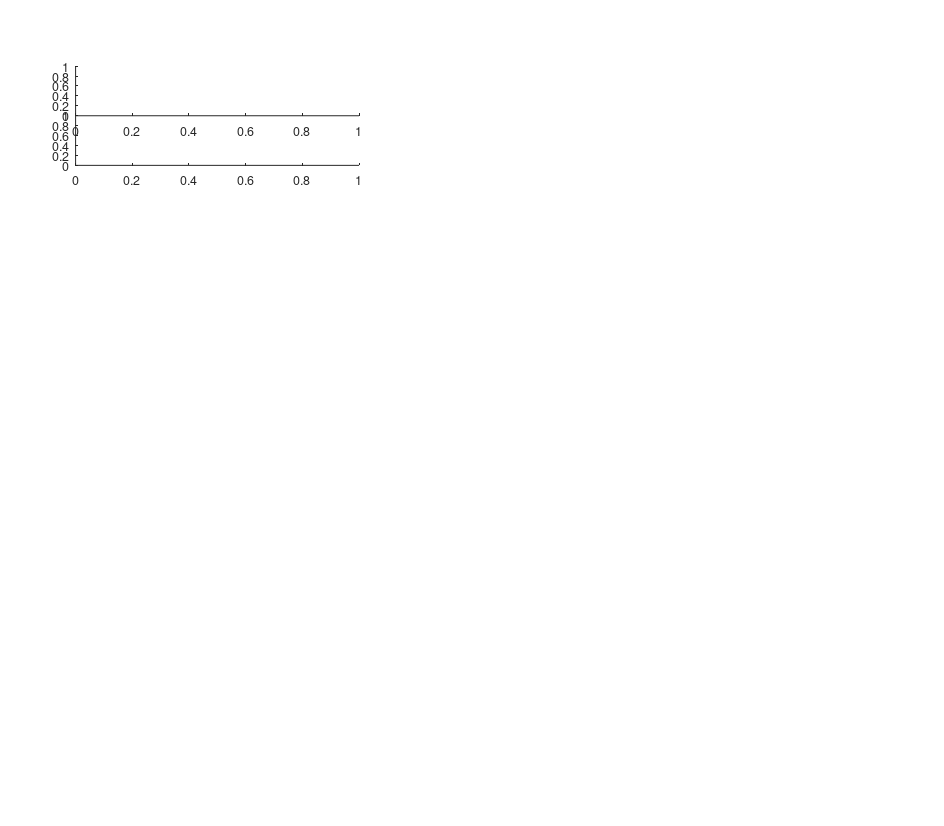

This chart was generated by the following MATLAB code: (Note: this script raises an error after producing the figure.)

% plot imporatnat statistics for cross-overs analysis
close all
clear
clc
cells_num_dir=[296,2];
%% structs' parameters

CO_solo_structs_folder = 'D:\Ayelet\2bat_proj\Analysis\new_code\analysis_structs\co_solo_initial_analysis\';
files = dir(CO_solo_structs_folder);
behavior_struct_names = {files.name};
co_shuffle_structs_folder = 'D:\Ayelet\2bat_proj\Analysis\new_code\analysis_structs\co_shuffling_struct\';
files = dir(co_shuffle_structs_folder);
co_shuffle_struct_names = {files.name};


%% figure parameters

spike_colors = {[1  0 1],[1  0 1],[.95 .95 .95]};
solo_colors = {[0 0 0],[0 0 0]};
FR_colors = {[1 1 1],[1 1 1]};%
coherence_colors = {[1 .5 0],[.8 0 .6]};
tunnel_limits = [0 130];
sig_bkg_color = [.8 .95 1];
lwidth = 3;
alpha = .05;


%% open figure

figure('units','normalized','outerposition',[0 0 1 1])
paper_size = [24 21]; % ~A4 size
set(gcf,'DefaultAxesFontSize',9);
set(gcf,'DefaultAxesFontName','helvetica');
set(gcf,'PaperUnits','centimeters','PaperPosition',[0 0 paper_size]);
set(gcf,'PaperOrientation','landscape');
set(gcf,'Units','centimeters','Position',get(gcf,'paperPosition')+[1 1 0 0]); % position on screen...
set(gcf, 'Renderer', 'opengl');

fsize = 14;

horizontal_dis=0.24;
x_rater(1)=0.08;
x_rater(2)=x_rater(1)+horizontal_dis;
x_rater(3)=x_rater(2)+horizontal_dis;
x_rater(4)=x_rater(3)+horizontal_dis;
x_rater(5)=x_rater(1);
x_rater(6)=x_rater(2);
x_rater(7)=x_rater(3);
x_rater(8)=x_rater(4);
% x_rater(9)=x_rater(1);
% x_rater(10)=x_rater(2);
% x_rater(11)=x_rater(3);
% x_rater(12)=x_rater(4);

x_psth=x_rater;

vert_dis=0.25;
y_raster(1:4)=0.8;
y_raster(5:8)=y_raster(1)-vert_dis;
% y_raster(9:12)=y_raster(5)-vert_dis;


y_psth=y_raster+0.06;

for ii_cell = 1:1
    raster_ax{ii_cell} = axes('units','normalized','Position',[x_rater(ii_cell) y_raster(ii_cell) 0.3 0.06]); % allo fr comparison
    psth_ax{ii_cell} = axes('units','normalized','Position',[x_psth(ii_cell) y_psth(ii_cell) 0.3 0.06]); % allo fr comparison
end




%% plot for each cell

for ii_cell = 1:1
    
    %% load data
    cell_file_ind=find(~cellfun(@isempty,regexp(behavior_struct_names,sprintf('cell_%d.mat',cells_num_dir(ii_cell,1)))));
    ii_dir=cells_num_dir(ii_cell,2);
    
    struct_name =behavior_struct_names{cell_file_ind};
    file_name = fullfile(CO_solo_structs_folder,struct_name);
   load(file_name);
    behavior_struct=cell_co_solo_initial_analysis;
    bat=behavior_struct.exp_data.bat;
    day=behavior_struct.exp_data.day;
    cell_num=behavior_struct.exp_data.cell_num;
    
    shuffle_struct_name = ['co_shuffling_struct_b',num2str(bat),'_d',num2str( day),'_c',num2str(cell_num),'.mat'];
    file_name = fullfile(co_shuffle_structs_folder,shuffle_struct_name);
    if exist(file_name)
        co_shuffle_struct=load(file_name);
        co_shuffle_struct=co_shuffle_struct.shuffling_struct;
        
        
        %         %% write cell's ID and stability
        %
        %         dis_before_after_co = behavior_struct.co(1).params.dis_before_after_co;
        %
        %         % write cell's ID
        %         axes('units','normalized','Position',[0.1 0.8 0.18 0.17]);
        %         str = sprintf('Cell #%d, Date: %d, Bat %d',cell_num,day,bat) ;
        %         title(str)
        %         box off;
        %         axis off
        
        
        % raster of solo spikes
        axes(raster_ax{ii_cell})
        hold on
        plot(behavior_struct.solo(ii_dir).spikes.x_pos(:),behavior_struct.solo(ii_dir).spikes.ts_usec(:),'.','color','k','markersize',8)
        time_limits = [min(behavior_struct.solo(ii_dir).bsp.ts_usec(:)) max(behavior_struct.solo(ii_dir).bsp.ts_usec(:))];
        time_limits_str=round([time_limits-time_limits(1)]*1e-6*(1/60));
        x_limits=[8 max(behavior_struct.solo(1).x_pos_firing_rate{1, 2})];
        set(gca,'ylim',time_limits,'ytick',time_limits,'yticklabel',time_limits_str,'xlim',x_limits,'xtick',tunnel_limits)
        str= sprintf('Time\n(min)');
        text(x_limits(1)-0.25*mean(x_limits), time_limits(1)*1.03, str,'fontsize',10,'rotation',90,'VerticalAlignment','bottom')
        xlabel('Position in tunnel (m)')
        
        % solo firing rate - regular bins
        axes(psth_ax{ii_cell})
        hold on
        %plot(co_shuffle_struct(ii_dir).shuffled_data.allo_firing_rate(2:end,:),co_shuffle_struct(ii_dir).shuffled_data.allo_bin_centers,'color',spike_colors{3},'LineWidth',lwidth);
        plot(behavior_struct.solo(1).x_pos_firing_rate{1, 2},behavior_struct.solo(ii_dir).PSTH_for_field_detection   ,'color',solo_colors{ii_dir},'LineWidth',2);
        max_y = 1.2*ceil(max(behavior_struct.solo(ii_dir).PSTH_for_field_detection));
        plot(behavior_struct.solo(ii_dir).field_center,behavior_struct.solo(ii_dir).field_height+0.1*max_y,'*r')
        if max_y~=0 & ~isnan(max_y)
            set(gca,'xlim',x_limits,'XTick',[],'ylim',[0 max_y],'ytick',max_y,'color',FR_colors{2});
        end
        str = sprintf('Hz');
        text(tunnel_limits(1)-0.25*mean(tunnel_limits), max_y/3, str,'fontsize',10,'rotation',90,'VerticalAlignment','bottom')
        box off
        if ii_dir==1
            arrow_point(1,:)=[8 mean(tunnel_limits)/2];
        else
            arrow_point(1,:)=[tunnel_limits(2) (tunnel_limits(2)-mean(tunnel_limits)/2)+8];
            
        end
        arrow_point(2,:)=[max_y*1.1 max_y*1.1];
        [Xf,Yf]=ds2nfu(arrow_point(1,:),arrow_point(2,:));
          annotation('arrow',Xf,Yf)

        title(sprintf('Cell %d',cell_num))
        
    end
end
%% save figure

fig = gcf;
%fig.InvertHardcopy = 'off';
dir_name=['D:\Ayelet\2bat_proj\Analysis\new_code\figures\poster_figures\'];
if ~exist(dir_name)
    mkdir(dir_name)
end
fig_name=fullfile(dir_name,'place_cells_296');
print(gcf, fig_name, '-dpdf',  '-painters');

clf

    
